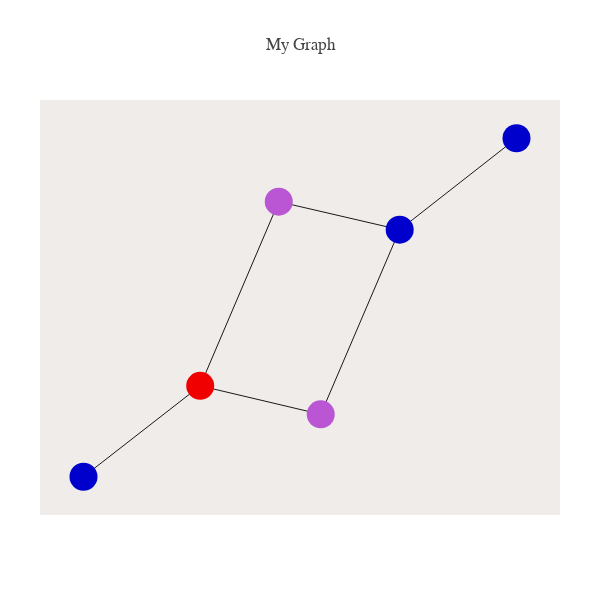

Notebook code for this chart:
### Code cell
##

nodes, edges, leaves, node_code= tree_descent_net(root_lib,point_up,sink,init= [0])

from structure_tools.Coalesce_plots import get_ori_graph

present= True
nodes_as_seqs= True
root= True



get_ori_graph(root_lib,edges,node_list,leaves,present= present,
                                            nodes_as_seqs= nodes_as_seqs,
                                            root= root)

### Figure 1 — Plotly figure (JSON) as saved in the notebook; plotly's stock layout.template omitted (floating-point values rounded to 4 significant figures)
{"data": [{"hoverinfo": "none", "line": {"color": "rgb(25,25,25)", "width": 1}, "mode": "lines", "type": "scatter", "uid": "057eb2ab-5210-4be3-9dcf-3fd9d6bbf469", "x": [-0.4602, 0.09624, null, -0.4602, -0.09764, null, -0.4602, -0.9991, null, 0.09624, 0.4607, null, -0.09764, 0.4607, null, 0.4607, 1, null], "y": [-0.1809, -0.2469, null, -0.1809, 0.2458, null, -0.1809, -0.3915, null, -0.2469, 0.1808, null, 0.2458, 0.1808, null, 0.1808, 0.3927, null]}, {"hoverinfo": "text", "marker": {"color": ["rgb(240,0,0)", "rgb(186,85,211)", "rgb(186,85,211)", "rgb(0,0,205)", "rgb(0,0,205)", "rgb(0,0,205)"], "size": 28}, "mode": "markers", "text": ["root: 0000", "0100", "1000", "0010", "1100", "1101"], "type": "scatter", "uid": "7bb20cf2-7416-4491-9269-9b742e09c9da", "x": [-0.4602, 0.09624, -0.09764, -0.9991, 0.4607, 1], "y": [-0.1809, -0.2469, 0.2458, -0.3915, 0.1808, 0.3927]}], "layout": {"autosize": false, "font": {"family": "Balto"}, "height": 600, "hovermode": "closest", "margin": {"b": 85, "l": 40, "pad": 0, "r": 40, "t": 100}, "plot_bgcolor": "#efecea", "showlegend": false, "title": {"text": "My Graph"}, "width": 600, "xaxis": {"showgrid": false, "showline": false, "showticklabels": false, "title": {"text": ""}, "zeroline": false}, "yaxis": {"showgrid": false, "showline": false, "showticklabels": false, "title": {"text": ""}, "zeroline": false}}}
